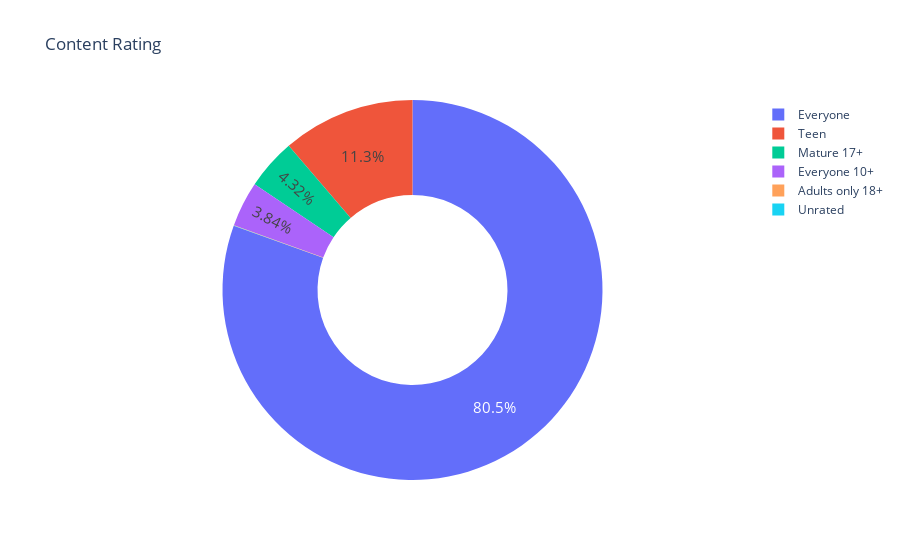

Source (notebook cell):
### Code cell
fig = px.pie(labels=ratings.index.to_numpy(), 
             values=ratings.values,
             title="Content Rating",
             names=ratings.index,
             hole=0.5, # makes a donut chart =) 
)
fig.update_traces(textposition='inside', textfont_size=15, textinfo='percent')

fig.show()

fig.write_image("Pie_chart_Content_Rating.png")

### Figure 1 — Plotly figure (JSON) as saved in the notebook; plotly's stock layout.template omitted (floating-point values rounded to 4 significant figures)
{"data": [{"domain": {"x": [0, 1], "y": [0, 1]}, "hole": 0.5, "hovertemplate": "label=%{label}<br>value=%{value}<extra></extra>", "labels": ["Everyone", "Teen", "Mature 17+", "Everyone 10+", "Adults only 18+", "Unrated"], "legendgroup": "", "name": "", "showlegend": true, "textfont": {"size": 15}, "textinfo": "percent", "textposition": "inside", "type": "pie", "values": [6686, 938, 359, 319, 3, 1]}], "layout": {"legend": {"tracegroupgap": 0}, "title": {"text": "Content Rating"}}}
